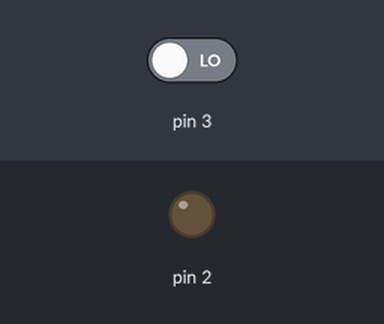
A sketch run on a simulated Arduino Uno, built with avr-gcc and run on an emulated ATmega328P. Shown: output pins drawn as LEDs (lit = HIGH). The test bench sets the inputs (shaded band); at power-on: pin 3 LOW. What the sketch prints to the serial monitor is not drawn.

Above: at 1.2 s.
1.3 s: pin 3 driven HIGH
At 2.5 s:
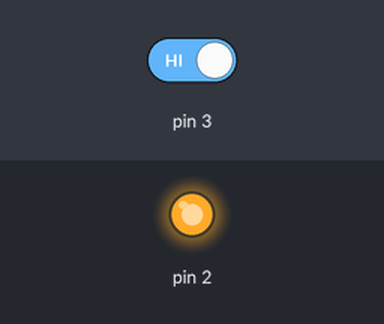
2.8 s: pin 3 driven LOW
At 3.7 s:
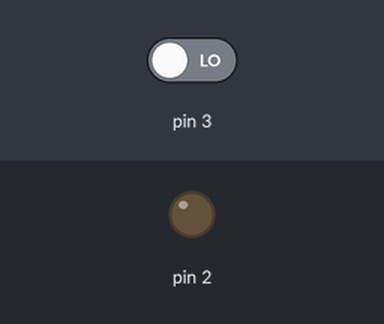
Timing chart, 0 to 5.8 s (numbered marks = the images above; inputs shaded):
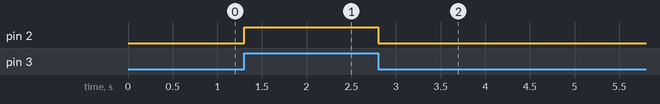

Measured:
- after the input at 1.3 s, pin 2: LOW → HIGH at once
- after the input at 2.8 s, pin 2: HIGH → LOW at once

The sketch:

sketch_sep11c.ino
```cpp
void setup() {
  pinMode(2, OUTPUT);
  pinMode(3, INPUT);
  Serial.begin(9600);

}

void loop() {
  int state=0;
  state = digitalRead(3);
  Serial.print(state);


  if(state==1){
    digitalWrite(2,HIGH);
    delay(100);
  } else {
    digitalWrite(2, LOW);
    delay(100);
  }

}
```
